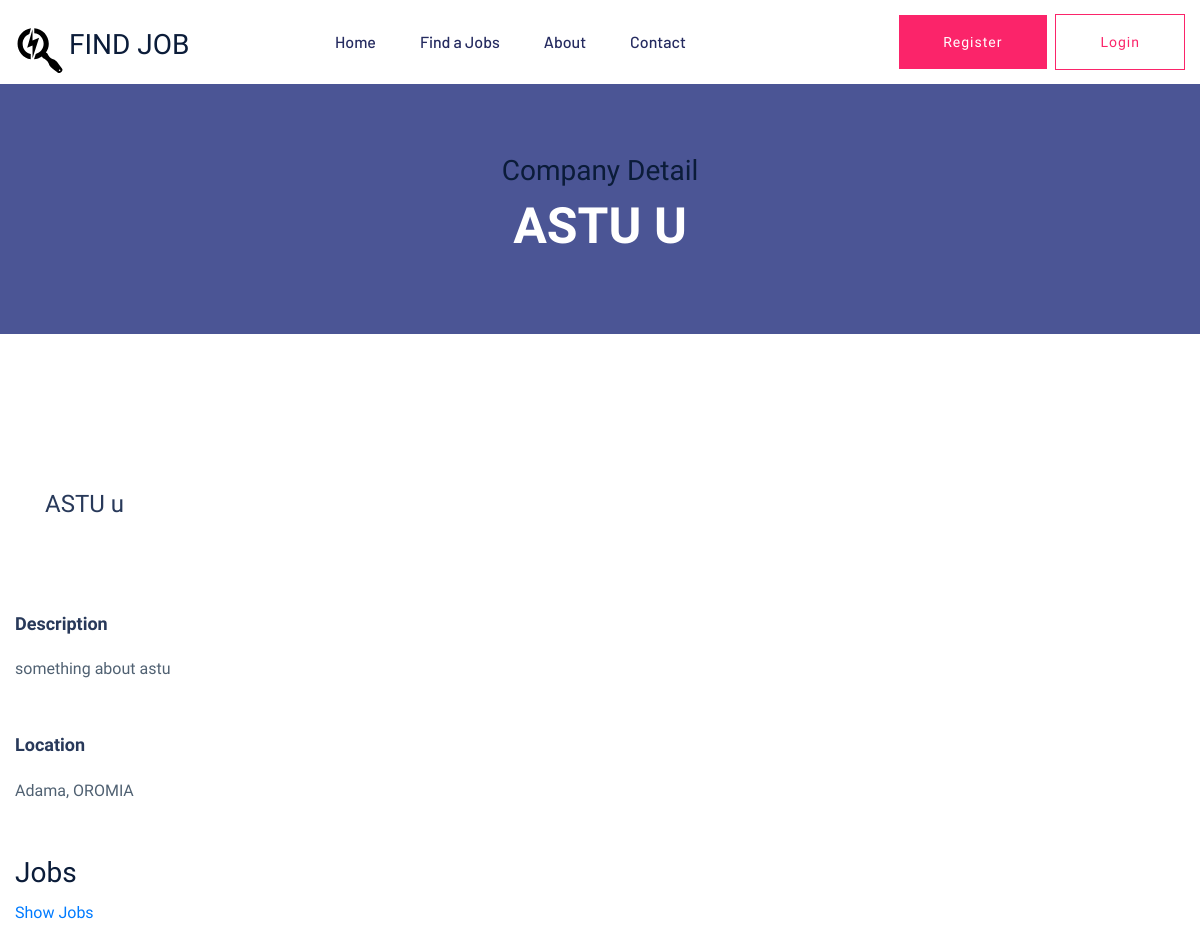
The page /accounts/company-detail/1/ (upper part) on the database as committed earlier.
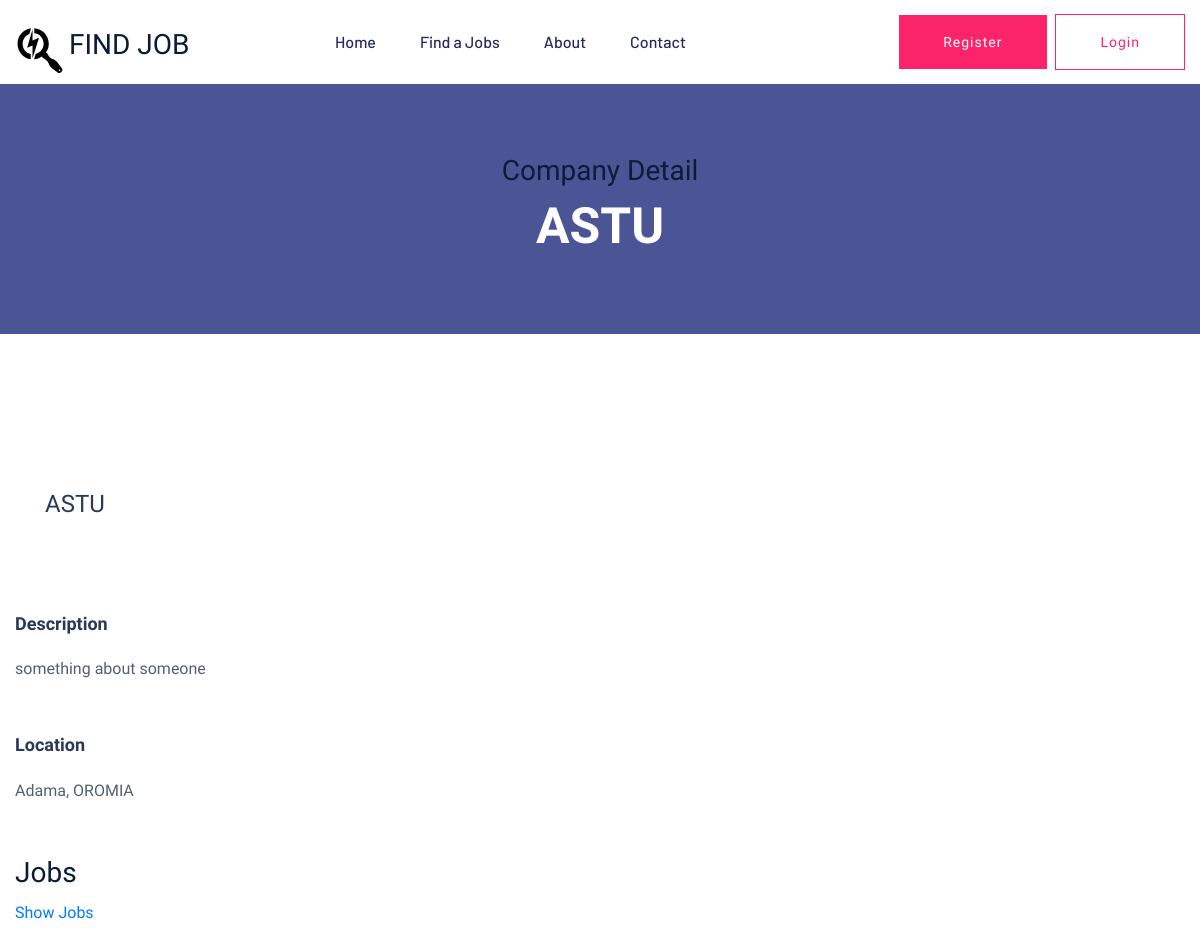
The same page on the database as committed later.
### apps/jobsearch/models.py (models this page shows, shortened)
class Company(models.Model):
    employee = models.OneToOneField(Employer, on_delete=models.CASCADE)
    name = models.CharField(max_length=300)
    region = models.CharField(max_length=30,choices=REGION_CHOICES)
    city = models.CharField(max_length=15,choices=CITY_CHOICE)
    document = models.FileField(upload_to="company",blank=True,null=True)
    description = models.TextField()
    created_at = models.DateTimeField(auto_now_add=True)
    updated_at = models.DateTimeField(auto_now=True)
    email = models.EmailField()
    status = models.BooleanField(default=False)

### apps/user/views.py (the view)
# urls.py: path('company-detail/<int:pk>/',views.company_detail,name='company-detail'),
def company_detail(request,pk):
    company = Company.objects.get(pk=pk)
    context={'company':company}
    return render(request,'user/company_detail.html',context=context)

### apps/user/templates/user/company_detail.html (shortened to what this page needs)
{% extends 'base.html' %}
{%load static%}
{%block content%}
<div class="slider-area">
  <div
    class="single-slider section-overly slider-height4 d-flex align-items-center"
  >
    <div class="container">
      <div class="row">
        <div class="col-xl-12">
          <div class="hero-cap text-center">
            <h3>Company Detail</h3>
            <h2>{{company.name}}</h2>
          </div>
        </div>
      </div>
    </div>
  </div>
</div>
<div class="job-post-company pt-120 pb-120">
  <div class="container">
    <div class="row justify-content-between">
      <div class="col-xl-7 col-lg-8">
        <div class="single-job-items mb-50">
          <div class="job-items">
            <div class="job-tittle">
              <a href="#">
                <h4>{{company.name}}</h4>
              </a>
            </div>
          </div>
        </div>
        <div class="job-post-details">
          <div class="post-details1 mb-50">
            <div class="small-section-tittle">
              <h4>Description</h4>
            </div>
            <p>
              {{company.description}}
            </p>
          </div>
          <div class="post-details2 mb-50">
            <div class="small-section-tittle">
              <h4>Location</h4>
            </div>
            <p>{{company.city}}, {{company.region}}</p>
          </div>
          <div class="post-details2 mb-50">
            <div class="small-section-tittle">
              <h3>Jobs</h3>
            </div>
              <a href="{%url 'company-job-application-list' company.pk %}"> <p class="text-primary"> Show Jobs <p> </a>
          </div>
        </div>
      </div>
      </div>
    </div>
  </div>
{%endblock content%}

Rows that differ between the two databases and show on the page:
changed Company "Adama": name "ASTU U" → "ASTU"; name "ASTU u" → "ASTU"; description "something about astu" → "something about someone"
